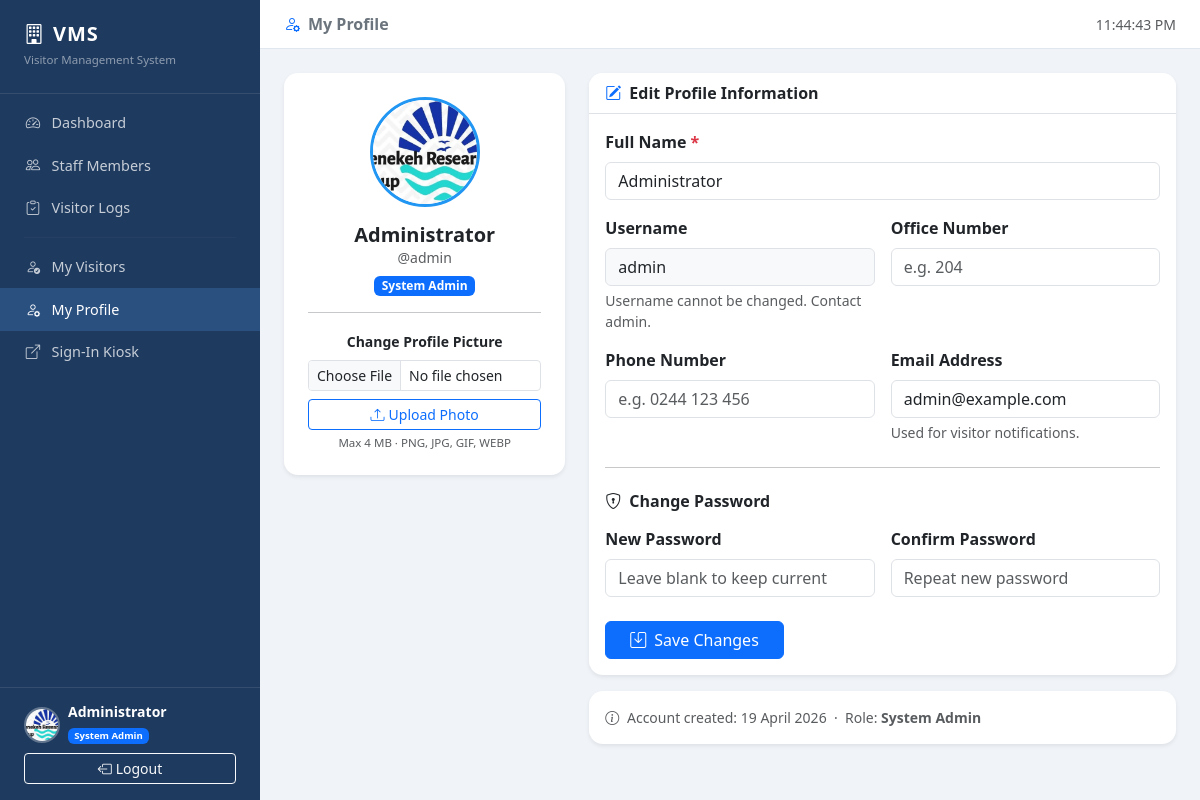
Screenshot of /profile (signed in) with the database file from the repository.
### app.py (models this page shows, shortened)
class User(UserMixin, db.Model):
    __tablename__ = 'users'
    id = db.Column(db.Integer, primary_key=True)
    full_name = db.Column(db.String(120), nullable=False)
    office_number = db.Column(db.String(50), default='')
    phone = db.Column(db.String(30), default='')
    email = db.Column(db.String(120), default='')
    username = db.Column(db.String(80), unique=True, nullable=False)
    password_hash = db.Column(db.String(256), nullable=False)
    is_admin = db.Column(db.Boolean, default=False)
    avatar = db.Column(db.String(200), default='')
    created_at = db.Column(db.DateTime, default=datetime.utcnow)
    visits = db.relationship('Visit', backref='staff', lazy=True,
                             cascade='all, delete-orphan')

### app.py (the view, shortened to what this page needs)
@app.route('/profile', methods=['GET', 'POST'])
@login_required
def profile():
    return render_template('profile.html')

### app.py (called while the page is built)
@login_manager.user_loader
def load_user(user_id):
    return db.session.get(User, int(user_id))

### templates/profile.html (shortened to what this page needs)
{% extends "base.html" %}
{% block page_title %}<i class="bi bi-person-gear me-2 text-primary"></i>My Profile{% endblock %}
{% block content %}
<div class="row g-4">
  <div class="col-12 col-md-4">
    <div class="card border-0 shadow-sm text-center p-4" style="border-radius:14px;">
      <div class="mb-3">
        {% if current_user.avatar %}
        <img src="{{ url_for('static', filename='avatars/' + current_user.avatar) }}"
             alt="Avatar" class="rounded-circle border"
             style="width:110px;height:110px;object-fit:cover;border-width:3px!important;border-color:#2196F3!important;">
        {% else %}
        <div class="rounded-circle mx-auto d-flex align-items-center justify-content-center fw-bold text-white"
             style="width:110px;height:110px;background:linear-gradient(135deg,#1e3a5f,#2196F3);font-size:2.5rem;">
          {{ current_user.full_name[0].upper() }}
        </div>
        {% endif %}
      </div>
      <h5 class="mb-0 fw-bold">{{ current_user.full_name }}</h5>
      <small class="text-muted">@{{ current_user.username }}</small>
      <div class="mt-1">
        {% if current_user.is_admin %}
        <span class="badge bg-primary">System Admin</span>
        {% else %}
        <span class="badge bg-secondary">Staff</span>
        {% endif %}
      </div>
      <hr>
      <form method="POST" action="{{ url_for('upload_avatar') }}" enctype="multipart/form-data">
        <label class="form-label fw-semibold small">Change Profile Picture</label>
        <input type="file" name="avatar" class="form-control form-control-sm mb-2"
               accept=".png,.jpg,.jpeg,.gif,.webp" required>
        <button type="submit" class="btn btn-outline-primary btn-sm w-100">
          <i class="bi bi-upload me-1"></i>Upload Photo
        </button>
        <div class="text-muted mt-1" style="font-size:0.72rem;">Max 4 MB · PNG, JPG, GIF, WEBP</div>
      </form>
    </div>
  </div>
  <div class="col-12 col-md-8">
    <div class="card border-0 shadow-sm" style="border-radius:14px;">
      <div class="card-header bg-white border-bottom fw-semibold" style="border-radius:14px 14px 0 0;">
        <i class="bi bi-pencil-square me-2 text-primary"></i>Edit Profile Information
      </div>
      <div class="card-body">
        <form method="POST" action="{{ url_for('profile') }}">
          <div class="row g-3">
            <div class="col-12">
              <label class="form-label fw-semibold">Full Name <span class="text-danger">*</span></label>
              <input type="text" name="full_name" class="form-control"
                     value="{{ current_user.full_name }}" required>
            </div>
            <div class="col-md-6">
              <label class="form-label fw-semibold">Username</label>
              <input type="text" class="form-control bg-light" value="{{ current_user.username }}" disabled>
              <div class="form-text">Username cannot be changed. Contact admin.</div>
            </div>
            <div class="col-md-6">
              <label class="form-label fw-semibold">Office Number</label>
              <input type="text" name="office_number" class="form-control"
                     value="{{ current_user.office_number or '' }}" placeholder="e.g. 204">
            </div>
            <div class="col-md-6">
              <label class="form-label fw-semibold">Phone Number</label>
              <input type="tel" name="phone" class="form-control"
                     value="{{ current_user.phone or '' }}" placeholder="e.g. 0244 123 456">
            </div>
            <div class="col-md-6">
              <label class="form-label fw-semibold">Email Address</label>
              <input type="email" name="email" class="form-control"
                     value="{{ current_user.email or '' }}" placeholder="your@email.com">
              <div class="form-text">Used for visitor notifications.</div>
            </div>
          </div>
          <hr class="my-4">
          <h6 class="fw-semibold mb-3"><i class="bi bi-shield-lock me-2"></i>Change Password</h6>
          <div class="row g-3">
            <div class="col-md-6">
              <label class="form-label fw-semibold">New Password</label>
              <input type="password" name="new_password" class="form-control"
                     placeholder="Leave blank to keep current" minlength="6">
            </div>
            <div class="col-md-6">
              <label class="form-label fw-semibold">Confirm Password</label>
              <input type="password" name="confirm_password" class="form-control"
                     placeholder="Repeat new password">
            </div>
          </div>
          <div class="mt-4">
            <button type="submit" class="btn btn-primary px-4">
              <i class="bi bi-save me-2"></i>Save Changes
            </button>
          </div>
        </form>
      </div>
    </div>
    <div class="card border-0 shadow-sm mt-3 p-3" style="border-radius:14px;">
      <div class="text-muted small">
        <i class="bi bi-info-circle me-1"></i>
        Account created: {{ current_user.created_at.strftime('%d %B %Y') }}
        &nbsp;·&nbsp;
        Role: <strong>{{ 'System Admin' if current_user.is_admin else 'Staff' }}</strong>
      </div>
    </div>
  </div>
</div>
{% endblock %}

### templates/base.html (shortened to what this page needs)
<!DOCTYPE html>
<html lang="en">
<head>
  <link href="https://cdn.jsdelivr.net/npm/bootstrap@5.3.2/dist/css/bootstrap.min.css" rel="stylesheet">
  <link href="https://cdn.jsdelivr.net/npm/bootstrap-icons@1.11.3/font/bootstrap-icons.css" rel="stylesheet">
</head>
<body>
<div id="sidebar">
  <div class="brand">
    <h5><i class="bi bi-building me-2"></i>VMS</h5>
    <small>Visitor Management System</small>
  </div>
  <nav class="mt-2">
    {% if current_user.is_admin %}
    <a href="{{ url_for('admin_dashboard') }}" class="nav-link {% if request.endpoint == 'admin_dashboard' %}active{% endif %}">
      <i class="bi bi-speedometer2"></i> Dashboard
    </a>
    <a href="{{ url_for('admin_staff') }}" class="nav-link {% if request.endpoint == 'admin_staff' %}active{% endif %}">
      <i class="bi bi-people"></i> Staff Members
    </a>
    <a href="{{ url_for('admin_visitors') }}" class="nav-link {% if request.endpoint == 'admin_visitors' %}active{% endif %}">
      <i class="bi bi-clipboard-check"></i> Visitor Logs
    </a>
    <hr style="border-color:rgba(255,255,255,0.1); margin: 0.5rem 1.5rem;">
    {% endif %}
    <a href="{{ url_for('dashboard') }}" class="nav-link {% if request.endpoint == 'dashboard' %}active{% endif %}">
      <i class="bi bi-person-check"></i> My Visitors
    </a>
    <a href="{{ url_for('profile') }}" class="nav-link {% if request.endpoint == 'profile' %}active{% endif %}">
      <i class="bi bi-person-gear"></i> My Profile
    </a>
    <a href="{{ url_for('index') }}" class="nav-link" target="_blank">
      <i class="bi bi-box-arrow-up-right"></i> Sign-In Kiosk
    </a>
  </nav>
  <div class="sidebar-footer">
    <div class="d-flex align-items-center gap-2 mb-2">
      {% if current_user.avatar %}
      <img src="{{ url_for('static', filename='avatars/' + current_user.avatar) }}"
           class="avatar-sm" alt="avatar">
      {% else %}
      <div class="avatar-initials">{{ current_user.full_name[0].upper() }}</div>
      {% endif %}
      <div>
        <div class="text-white small fw-semibold" style="line-height:1.2;">{{ current_user.full_name }}</div>
        <div>
          {% if current_user.is_admin %}
          <span class="badge bg-primary" style="font-size:0.6rem;">System Admin</span>
          {% else %}
          <span class="badge bg-secondary" style="font-size:0.6rem;">Staff</span>
          {% endif %}
        </div>
      </div>
    </div>
    <a href="{{ url_for('logout') }}" class="btn btn-sm btn-outline-light w-100">
      <i class="bi bi-box-arrow-left me-1"></i>Logout
    </a>
  </div>
</div>
<div id="main">
  <div id="topbar">
    <span class="fw-semibold text-secondary">{% block page_title %}{% endblock %}</span>
    <span class="text-muted small" id="clock"></span>
  </div>
  <div id="content">
    {% block content %}{% endblock %}
  </div>
</div>
</body>
</html>

### templates/base.html (style rules this page uses)
:root { --sidebar-bg: #1e3a5f; --sidebar-hover: #2a5080; --accent: #2196F3; }
body { background: #f0f4f8; min-height: 100vh; }
#sidebar { width: 260px; min-height: 100vh; background: var(--sidebar-bg); position: fixed; top: 0; left: 0; z-index: 100; display: flex; flex-direction: column; transition: transform 0.3s; }
#sidebar .brand { padding: 1.4rem 1.5rem; border-bottom: 1px solid rgba(255,255,255,0.1); }
#sidebar .brand h5 { color: #fff; margin: 0; font-weight: 700; letter-spacing: 1px; }
#sidebar .brand small { color: rgba(255,255,255,0.5); font-size: 0.72rem; }
#sidebar .nav-link { color: rgba(255,255,255,0.75); padding: 0.65rem 1.5rem; display: flex; align-items: center; gap: 0.6rem; border-radius: 0; transition: background 0.15s, color 0.15s; font-size: 0.9rem; }
#sidebar .nav-link:hover, #sidebar .nav-link.active { background: var(--sidebar-hover); color: #fff; }
#sidebar .nav-link i { width: 18px; text-align: center; }
#sidebar .sidebar-footer { margin-top: auto; padding: 1rem 1.5rem; border-top: 1px solid rgba(255,255,255,0.1); }
.avatar-sm { width: 36px; height: 36px; border-radius: 50%; object-fit: cover; border: 2px solid rgba(255,255,255,0.3); }
#main { margin-left: 260px; min-height: 100vh; }
#topbar { background: #fff; border-bottom: 1px solid #e0e7ef; padding: 0.75rem 1.5rem; display: flex; align-items: center; justify-content: space-between; position: sticky; top: 0; z-index: 50; }
#content { padding: 1.5rem; }

### rows the page displays
User: avatar (picture), full_name "Administrator", username "admin", email "admin@example.com", created_at "19 April 2026", is_admin "System Admin"
